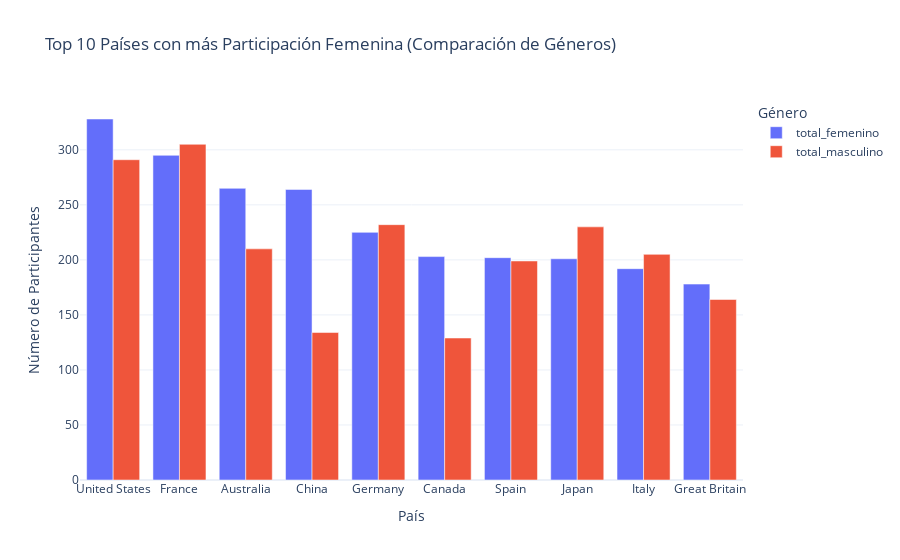

The cell this chart's notebook holds for it:
### Code cell
import pandas as pd
import pymysql
from sqlalchemy import create_engine
import getpass  # Para obtener la contraseña sin mostrar la entrada
import plotly.express as px

# Obtener la contraseña de forma segura
password = getpass.getpass(prompt="Introduce la contraseña de MySQL: ")

# Configuración de la base de datos y la conexión
bd = "deportesdb"
connection_string = f'mysql+pymysql://root:{password}@localhost/{bd}'
engine = create_engine(connection_string)

# Consulta SQL para obtener el top 10 países con más participación femenina
consulta = """
    SELECT 
    a.country,
    COUNT(CASE WHEN a.gender = 'Female' THEN 1 END) AS total_femenino,
    COUNT(CASE WHEN a.gender = 'Male' THEN 1 END) AS total_masculino
FROM Atletas a
GROUP BY a.country
ORDER BY total_femenino DESC
LIMIT 10
"""

# Leer la consulta SQL en un DataFrame
df = pd.read_sql(consulta, con=engine)

# Mostrar el DataFrame para verificar los resultados
print(df)

# Crear gráfico de barras interactivo con Plotly para comparar participantes masculinos y femeninos
fig = px.bar(df, x='country', y=['total_femenino', 'total_masculino'],
             title='Top 10 Países con más Participación Femenina (Comparación de Géneros)',
             labels={'value': 'Número de Participantes', 'variable': 'Género'},
             template='plotly_white')

# Ajustar el diseño del gráfico
fig.update_layout(xaxis_title='País', yaxis_title='Número de Participantes')
fig.update_layout(barmode='group')  # Agrupa las barras por país

# Mostrar el gráfico interactivo
fig.show()

### Figure 1 — Plotly figure (JSON) as saved in the notebook; plotly's stock layout.template omitted (floating-point values rounded to 4 significant figures)
{"data": [{"alignmentgroup": "True", "hovertemplate": "Género=total_femenino<br>country=%{x}<br>Número de Participantes=%{y}<extra></extra>", "legendgroup": "total_femenino", "marker": {"color": "#636efa", "pattern": {"shape": ""}}, "name": "total_femenino", "offsetgroup": "total_femenino", "orientation": "v", "showlegend": true, "textposition": "auto", "type": "bar", "x": ["United States", "France", "Australia", "China", "Germany", "Canada", "Spain", "Japan", "Italy", "Great Britain"], "xaxis": "x", "y": [328, 295, 265, 264, 225, 203, 202, 201, 192, 178], "yaxis": "y"}, {"alignmentgroup": "True", "hovertemplate": "Género=total_masculino<br>country=%{x}<br>Número de Participantes=%{y}<extra></extra>", "legendgroup": "total_masculino", "marker": {"color": "#EF553B", "pattern": {"shape": ""}}, "name": "total_masculino", "offsetgroup": "total_masculino", "orientation": "v", "showlegend": true, "textposition": "auto", "type": "bar", "x": ["United States", "France", "Australia", "China", "Germany", "Canada", "Spain", "Japan", "Italy", "Great Britain"], "xaxis": "x", "y": [291, 305, 210, 134, 232, 129, 199, 230, 205, 164], "yaxis": "y"}], "layout": {"barmode": "group", "legend": {"title": {"text": "Género"}, "tracegroupgap": 0}, "title": {"text": "Top 10 Países con más Participación Femenina (Comparación de Géneros)"}, "xaxis": {"anchor": "y", "domain": [0, 1], "title": {"text": "País"}}, "yaxis": {"anchor": "x", "domain": [0, 1], "title": {"text": "Número de Participantes"}}}}
